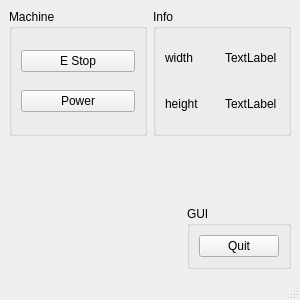
<?xml version="1.0" encoding="UTF-8"?>
<ui version="4.0">
 <class>MainWindow</class>
 <widget class="QMainWindow" name="MainWindow">
  <property name="geometry">
   <rect>
    <x>0</x>
    <y>0</y>
    <width>300</width>
    <height>300</height>
   </rect>
  </property>
  <property name="windowTitle">
   <string>MainWindow</string>
  </property>
  <widget class="QWidget" name="centralwidget">
   <layout class="QGridLayout" name="gridLayout">
    <item row="0" column="0">
     <widget class="QGroupBox" name="groupBox">
      <property name="title">
       <string>Machine</string>
      </property>
      <layout class="QGridLayout" name="gridLayout_2">
       <item row="0" column="0">
        <widget class="QPushButton" name="estop_pb">
         <property name="text">
          <string>E Stop</string>
         </property>
         <property name="checkable">
          <bool>true</bool>
         </property>
         <property name="indicator" stdset="0">
          <bool>true</bool>
         </property>
        </widget>
       </item>
       <item row="1" column="0">
        <widget class="QPushButton" name="power_pb">
         <property name="text">
          <string>Power</string>
         </property>
         <property name="checkable">
          <bool>true</bool>
         </property>
        </widget>
       </item>
      </layout>
     </widget>
    </item>
    <item row="0" column="1">
     <widget class="QGroupBox" name="groupBox_3">
      <property name="title">
       <string>Info</string>
      </property>
      <layout class="QGridLayout" name="gridLayout_4">
       <item row="0" column="0">
        <widget class="QLabel" name="label">
         <property name="text">
          <string>width</string>
         </property>
        </widget>
       </item>
       <item row="0" column="1">
        <widget class="QLabel" name="event_width">
         <property name="text">
          <string>TextLabel</string>
         </property>
        </widget>
       </item>
       <item row="1" column="0">
        <widget class="QLabel" name="label_2">
         <property name="text">
          <string>height</string>
         </property>
        </widget>
       </item>
       <item row="1" column="1">
        <widget class="QLabel" name="event_height">
         <property name="text">
          <string>TextLabel</string>
         </property>
        </widget>
       </item>
      </layout>
     </widget>
    </item>
    <item row="1" column="1" alignment="Qt::AlignRight|Qt::AlignBottom">
     <widget class="QGroupBox" name="groupBox_2">
      <property name="title">
       <string>GUI</string>
      </property>
      <layout class="QGridLayout" name="gridLayout_3">
       <item row="0" column="0">
        <widget class="QPushButton" name="quit_pb">
         <property name="text">
          <string>Quit</string>
         </property>
        </widget>
       </item>
      </layout>
     </widget>
    </item>
   </layout>
  </widget>
  <widget class="QMenuBar" name="menubar">
   <property name="geometry">
    <rect>
     <x>0</x>
     <y>0</y>
     <width>300</width>
     <height>24</height>
    </rect>
   </property>
  </widget>
  <widget class="QStatusBar" name="statusbar"/>
 </widget>
 <resources/>
 <connections/>
</ui>
